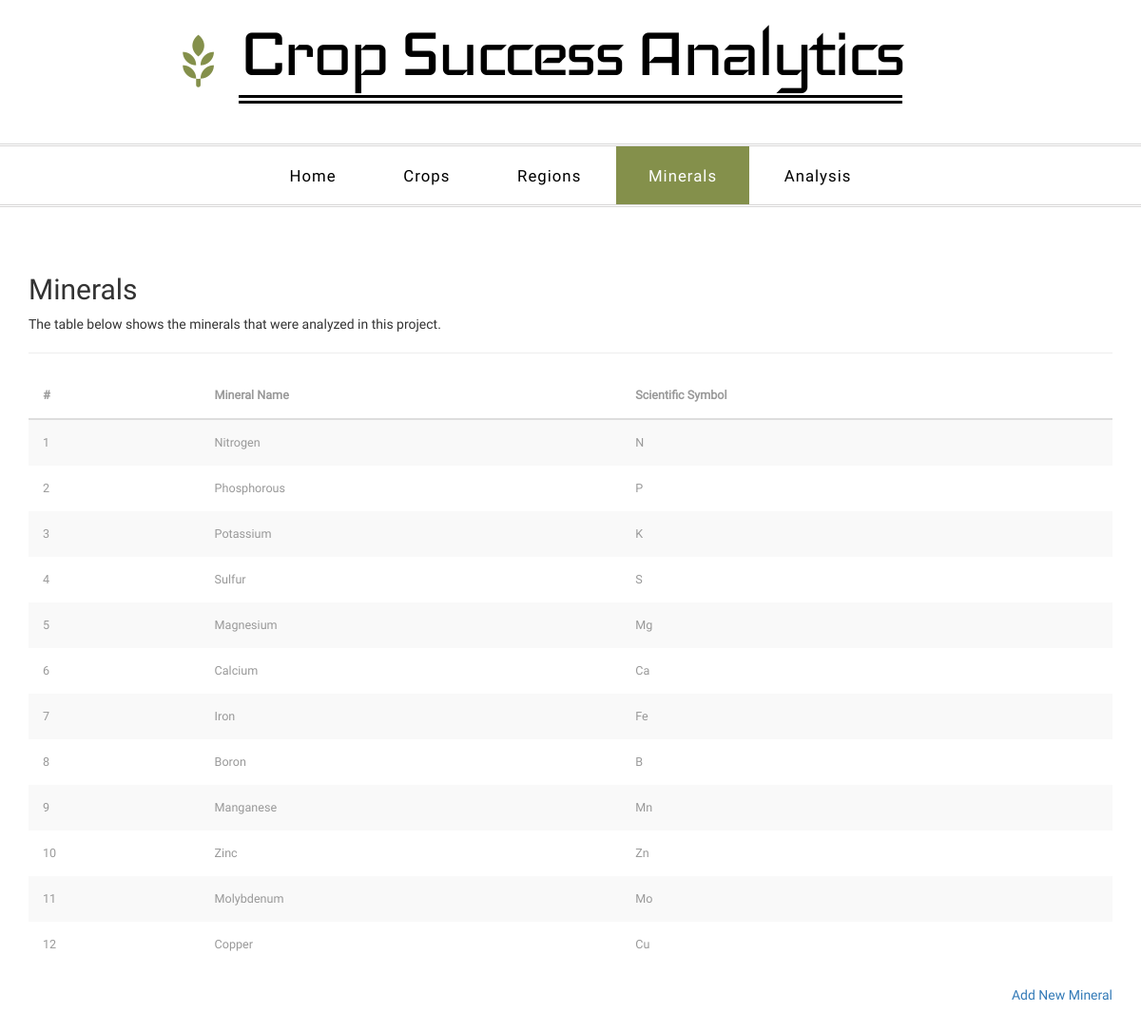
Screenshot of /crops/minerals/ with the database file from the repository.
### crops/models.py (models this page shows, shortened)
class Mineral(models.Model):
    name = models.CharField(max_length=200)
    symbol = models.CharField(max_length=20, verbose_name="Scientific Symbol")

### crops/views.py (the view)
def minerals(request):
    batch = {
        "minerals": Mineral.objects.all(),
        "active_menu": "minerals"
    }
    return render_to_response('minerals.html', batch, context_instance=RequestContext(request))

### templates/minerals.html (shortened to what this page needs)
<!DOCTYPE html>
<html>
<head>
<link href="/static/css/bootstrap.css" type="text/css" rel="stylesheet" media="all">
<link href="/static/css/style.css" type="text/css" rel="stylesheet" media="all">
</head>
<body>
	<div class="logo">
		<div class="container">
			<div class="logo-info">
				<a href="">
					<h1>Crop Success Analytics</h1>
					<span class="glyphicon glyphicon-grain" aria-hidden="true"></span>
				</a>
			</div>
		</div>
	</div>
	<div class="top-nav">
		{% include 'navigation.html' %}
	</div>
	<div class="typo">
		<div class="container">
			<h2 class="typoh2">Minerals</h2>
			<p>The table below shows the minerals that were analyzed in this project.</p>
			<hr class="bs-docs-separator">
			<div class="bs-docs-example">
				<table class="table table-striped table-hover">
					<thead>
						<tr>
							<th>#</th>
							<th>Mineral Name</th>
							<th>Scientific Symbol</th>
						</tr>
					</thead>
					<tbody>
						{% for mineral in minerals %}
						<tr>
							<td>{{forloop.counter}}</td>
							<td>{{mineral.name}}</td>
							<td>{{mineral.symbol}}</td>
						</tr>
						{% endfor %}
					</tbody>
				</table>
				<a href="{% url 'add-mineral' %}" class="pull-right">Add New Mineral</a>
			</div>
		</div>
	</div>
</body>
</html>

### static/css/style.css (style rules this page uses)
body { margin:0; font-family: 'Roboto-Regular'; }
body a { transition: 0.5s all ease; -webkit-transition: 0.5s all ease; -moz-transition: 0.5s all ease; -o-transition: 0.5s all ease; -ms-transition: 0.5s all ease; text-decoration:none; }
h1,h2,h3,h4,h5,h6 { margin:0; }
p { margin:0; }
.logo { padding: 0.8em 0 3em; text-align: center; }
.logo a { display:inline-block; }
.logo a h1 { font-size: 6.5em; font-family: 'Iceland-Regular'; color: #000; letter-spacing: -5px; border-bottom: 9px double #000; line-height: 0.98em; }
.logo-info { position: relative; }
.logo span.glyphicon.glyphicon-grain { font-size: 4em; position: absolute; top: 26%; left: 13%; color: #84904b; }
.top-nav { border-top: 3px double #D8D7D7; border-bottom: 3px double #D8D7D7; }
.about, .typo, .gallery,.services, .contact { padding: 5em 0; }
.table > thead > tr > th, .table > tbody > tr > th, .table > tfoot > tr > th, .table > thead > tr > td, .table > tbody > tr > td, .table > tfoot > tr > td { border-top: none !important; }
.bs-docs-example { margin: 1em 0; }
.table td, .table>tbody>tr>td, .table>tbody>tr>th, .table>tfoot>tr>td, .table>tfoot>tr>th, .table>thead>tr>td, .table>thead>tr>th { padding: 15px!important; }
.table > thead > tr > th, .table > tbody > tr > th, .table > tfoot > tr > th, .table > thead > tr > td, .table > tbody > tr > td, .table > tfoot > tr > td { font-size: 0.9em; color: #999; border-top: none !important; }
h2.typoh2 { margin: 0 0 10px; }

### rows the page displays
Mineral: name "Nitrogen", symbol "N"
Mineral: name "Phosphorous", symbol "P"
Mineral: name "Potassium", symbol "K"
Mineral: name "Sulfur", symbol "S"
Mineral: name "Magnesium", symbol "Mg"
Mineral: name "Calcium", symbol "Ca"
Mineral: name "Iron", symbol "Fe"
Mineral: name "Boron", symbol "B"
Mineral: name "Manganese", symbol "Mn"
Mineral: name "Zinc", symbol "Zn"
Mineral: name "Molybdenum", symbol "Mo"
Mineral: name "Copper", symbol "Cu"
